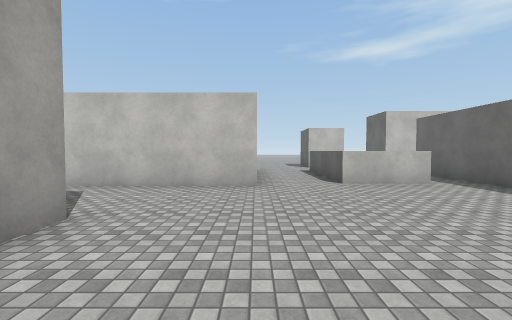
[1] (above)

17 first-person views from a walk through a Unity game level. The camera is 1.5 m above the floor, tilts 2° down and sees 90° across. The floor is counted in squares, 2 m on a side. Each view is taken from the middle of a square. On the plan, view 1 faces up. The plan holds only what a view shows up to about 9 squares ahead; the rest is blank. The place goes on beyond the plan. Some animated figures are not drawn. Surface patterns are stand-ins for the level's own textures.

[2]
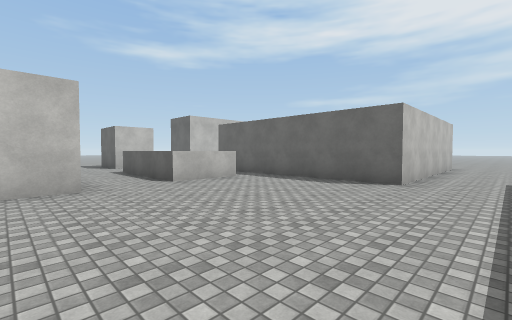

[3]
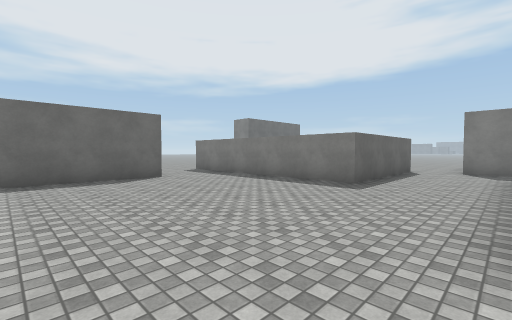

[4]
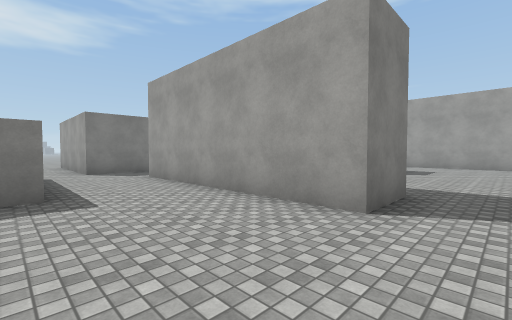

[5]
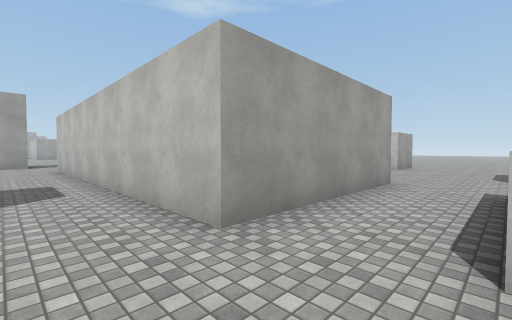

[6]
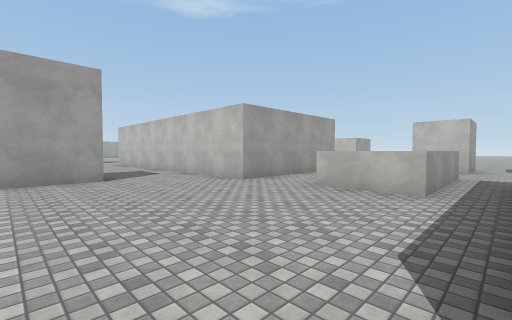

[7]
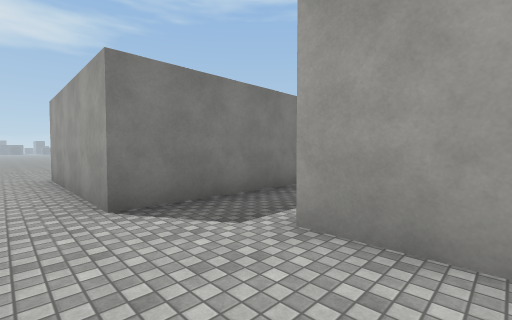

[8]
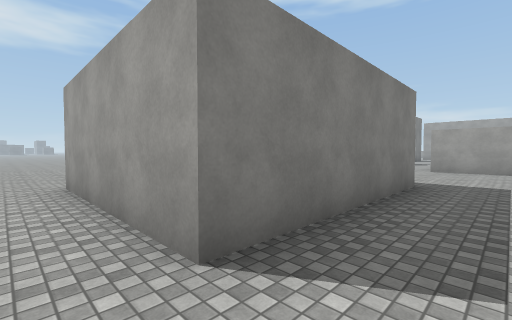

[9]
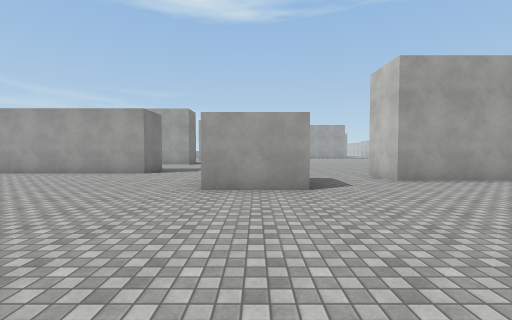

[10]
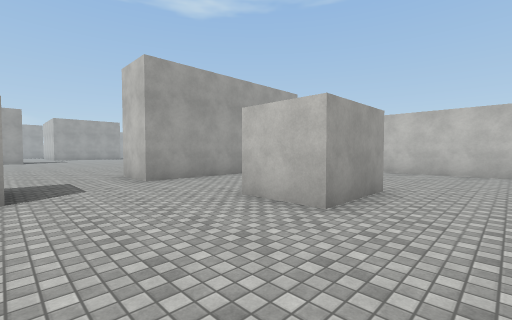

[11]
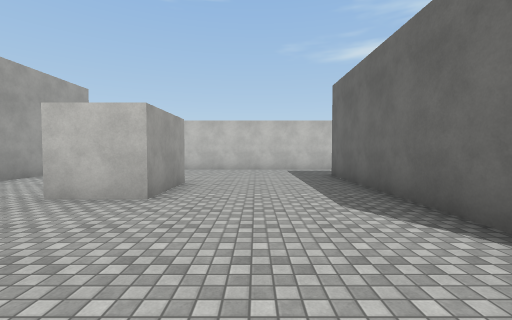

[12]
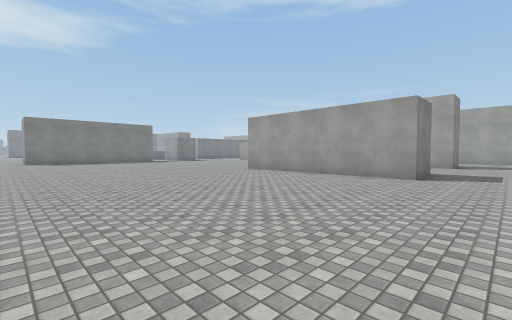

[13]
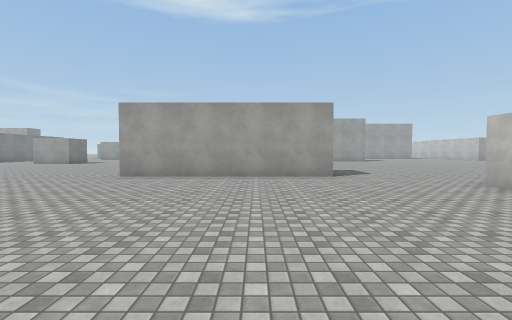

[14]
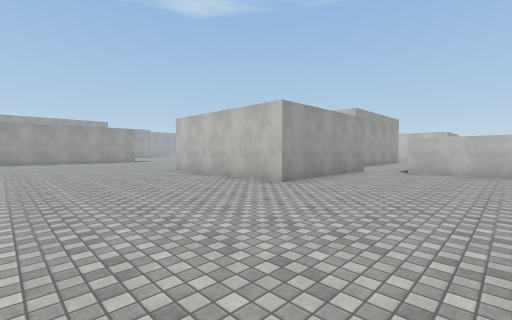

[15]
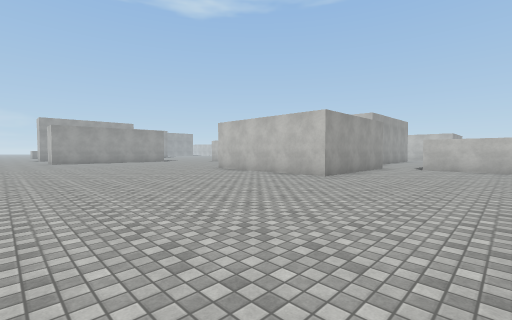

[16]
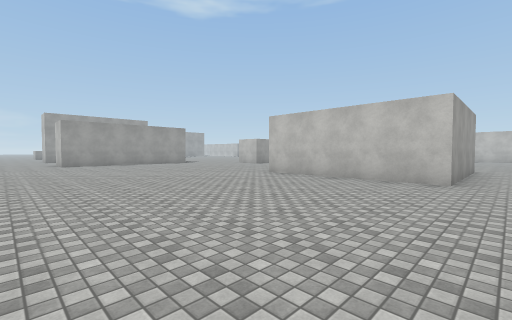

[17]
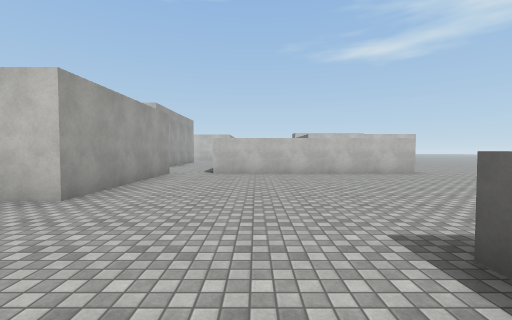

### Floor plan
Points are (right, up) in squares from view 1. A wall is a line through its corners. A room is listed if a view was taken in it or the views show most of it. See-through windows are left out.
Room 1 (views 1, 2, 3, 4, 5, 6, 7, 8)
walls: (5.2, 1.6) (5.2, 8.4); (-3.7, 2.8) (-2.1, 2.8) (-2.1, -3.6); (0, 9.4) (0, 5.5) (-3.5, 5.5); (4, 9.5) (4, 5.9) (2, 5.9) (2, 9.5); (0.6, -5.1) (0.6, -0.8) (5, -0.8); (4, 11.7) (2.9, 11.7); (-3.6, -5.4) (-0.9, -5.4) (-0.9, -6.6)
ways out: opening at (-2.5, -4.5) to room 2; opening at (-2.5, 4.5) to room 2; opening at (0, -6) to room 2; opening at (2.5, 10.2)
Room 2 (views 9, 10, 11, 12, 13, 14, 15, 16, 17)
walls: (-6.1, -5.4) (-3.6, -5.4); (-11.9, -6) (-12.6, -6); (-10.9, -3.9) (-10.9, -6.1); (-3.7, -2.8) (-3.7, 2.8); (-0.9, -6.6) (-0.9, -10.2) (-6, -10.2); (-14.5, -8.7) (-14.5, -15.1); (-7.7, 1.1) (-7.7, -1) (-9.4, -1); (-12.4, 2.8) (-12.4, -1.5); (5.5, -5.4) (0.5, -5.4); (-3.5, 5.5) (-9.2, 5.5)
ways out: opening at (-2.5, -4.5) to room 1; opening at (-2.5, 4.5) to room 1; opening at (0, -6) to room 1; opening at (-15.5, -16.5); opening at (-13.3, -8); opening at (-13, -2.5)

Where each view was taken, in squares from view 1:
view 1: 0 up, 0 right, facing up
view 2: 0 up, 1 left, facing up-right
view 3: 5 up, 2 left, facing down-right
view 4: 4 up, 1 right, facing down-left
view 5: 4 up, 2 right, facing up-left
view 6: 1 up, 5 right, facing up-left
view 7: 2 down, 0 right, facing down-left
view 8: 4 down, 0 right, facing down-left
view 9: 5 down, 6 left, facing left
view 10: 4 down, 6 left, facing up-left
view 11: 5 down, 6 left, facing up
view 12: 7 down, 7 left, facing down-left
view 13: 11 down, 7 left, facing left
view 14: 15 down, 3 right, facing up-left
view 15: 17 down, 3 right, facing up-left
view 16: 17 down, 0 right, facing up-left
view 17: 14 down, 2 right, facing up
